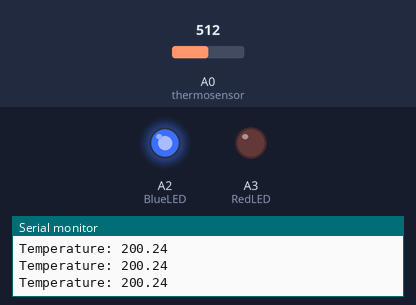
Bench run of a sketch on a simulated Arduino Uno, built with avr-gcc and run on an emulated ATmega328P. Parts: output pins drawn as LEDs (lit = HIGH), the last lines printed to the serial monitor. Inputs (shaded band) come from the test bench; at power-on: A0 (thermosensor) = 512.

Above: at 1.2 s.
1.3 s: A0 (thermosensor) set to 161
2.8 s: A0 (thermosensor) set to 151
At 3.6 s:
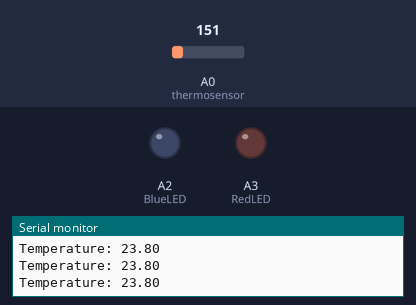
4.3 s: A0 (thermosensor) set to 122
At 5.2 s:
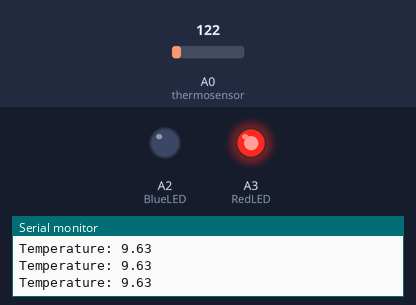
5.8 s: A0 (thermosensor) set to 306
At 6.6 s:
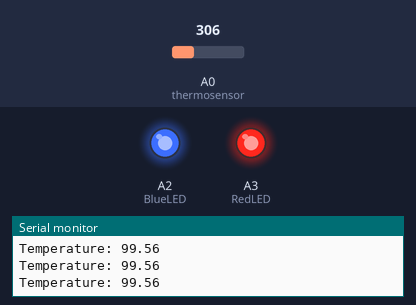
Timing chart, 0 to 8.3 s (numbered marks = the images above; inputs shaded):
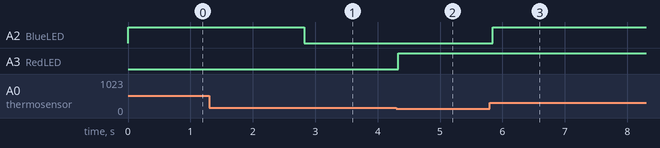

The sketch:

Heating_n_cooling_red_n_blue_LEDs.ino
```cpp
/*
  This code turns on the fire when you heat up the thermistor.
  It also turns on LEDs for disgnostics.

*/


int RedLED = A3;
int BlueLED = A2;
int thermosensor = A0;

// the setup routine runs once when you press reset:
void setup() {
  // initialize the digital pin as an output.
  Serial.begin(115200);
  pinMode(RedLED, OUTPUT);
  pinMode(BlueLED, OUTPUT);
}


// the loop routine runs over and over again forever:
void loop() {

  //read & print temperature:
  // read the input on analog pin 0:
  int sensorValue = analogRead(thermosensor);
  // Convert the analog reading (which goes from 0 - 1023) to a voltage (0 - 5V):
  float voltage = sensorValue * (5.0 / 1023.0);
  float temperatureC = (voltage - 0.5) * 100 ;  //converting from 10 mv per degree wit 500 mV offset
  // print out the value you read:
  Serial.print("Temperature: ");
  Serial.println(temperatureC);
  //done reading & displaying temperature


    //light up red LED for heating & blue LED for cooling:
    if(temperatureC <= 20) {
           digitalWrite(RedLED, HIGH);   // turn the red LED on
          }
      else {
            if(temperatureC > 24) {
                   digitalWrite(BlueLED, HIGH);   // turn the blue LED on
                 }
               else {
                     digitalWrite(RedLED, LOW);
                     digitalWrite(BlueLED, LOW);
                    }
           }
    //done lighting up LEDs


  delay(100);               // wait for a tad
}
```

Measured:
- the behaviour switches between 152 and 151 on A0 (thermosensor) (found by bisection; images 0 and 1)
- after the input at 2.8 s, A2 (BlueLED): HIGH → LOW at once
- after the input at 4.3 s, A3 (RedLED): LOW → HIGH at once
- after the input at 5.8 s, A2 (BlueLED): LOW → HIGH at once
